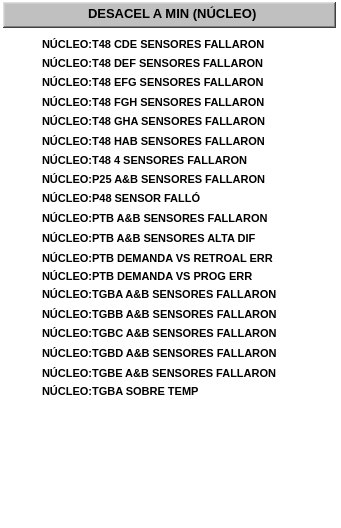
  <widget class="QFrame" name="fr_2">
   <property name="geometry">
    <rect>
     <x>344</x>
     <y>53</y>
     <width>341</width>
     <height>528</height>
    </rect>
   </property>
   <property name="styleSheet">
    <string notr="true">background-color: rgba(255, 255, 255, 0);</string>
   </property>
   <property name="frameShape">
    <enum>QFrame::StyledPanel</enum>
   </property>
   <property name="frameShadow">
    <enum>QFrame::Plain</enum>
   </property>
   <property name="lineWidth">
    <number>1</number>
   </property>
   <property name="midLineWidth">
    <number>0</number>
   </property>
   <widget class="QFrame" name="frTitulo_5">
    <property name="geometry">
     <rect>
      <x>3</x>
      <y>2</y>
      <width>333</width>
      <height>26</height>
     </rect>
    </property>
    <property name="styleSheet">
     <string notr="true">background-color: rgb(192, 192, 192);</string>
    </property>
    <property name="frameShape">
     <enum>QFrame::WinPanel</enum>
    </property>
    <property name="frameShadow">
     <enum>QFrame::Raised</enum>
    </property>
    <property name="lineWidth">
     <number>2</number>
    </property>
    <property name="midLineWidth">
     <number>0</number>
    </property>
   </widget>
   <widget class="QLabel" name="lbTitulo_5">
    <property name="geometry">
     <rect>
      <x>88</x>
      <y>5</y>
      <width>181</width>
      <height>16</height>
     </rect>
    </property>
    <property name="font">
     <font>
      <pointsize>10</pointsize>
      <weight>75</weight>
      <bold>true</bold>
     </font>
    </property>
    <property name="styleSheet">
     <string notr="true">background-color: rgba(255, 255, 255, 0);</string>
    </property>
    <property name="text">
     <string>DESACEL A MIN (NÚCLEO)</string>
    </property>
   </widget>
   <widget class="QLabel" name="lbTexto_39">
    <property name="geometry">
     <rect>
      <x>42</x>
      <y>36</y>
      <width>281</width>
      <height>16</height>
     </rect>
    </property>
    <property name="font">
     <font>
      <pointsize>8</pointsize>
      <weight>75</weight>
      <bold>true</bold>
     </font>
    </property>
    <property name="styleSheet">
     <string notr="true">background-color: rgba(255, 255, 255, 0);</string>
    </property>
    <property name="text">
     <string>NÚCLEO:T48 CDE SENSORES FALLARON</string>
    </property>
   </widget>
   <widget class="AWMultiObject" name="aLet_39">
    <property name="geometry">
     <rect>
      <x>13</x>
      <y>29</y>
      <width>25</width>
      <height>31</height>
     </rect>
    </property>
    <property name="ElementType">
     <enum>AWMultiObject::CIRLED</enum>
    </property>
    <property name="OnColor">
     <enum>AWMultiObject::Grey</enum>
    </property>
    <property name="OffColor">
     <enum>AWMultiObject::Grey</enum>
    </property>
   </widget>
   <widget class="QLabel" name="lbTexto_40">
    <property name="geometry">
     <rect>
      <x>42</x>
      <y>55</y>
      <width>281</width>
      <height>16</height>
     </rect>
    </property>
    <property name="font">
     <font>
      <pointsize>8</pointsize>
      <weight>75</weight>
      <bold>true</bold>
     </font>
    </property>
    <property name="styleSheet">
     <string notr="true">background-color: rgba(255, 255, 255, 0);</string>
    </property>
    <property name="text">
     <string>NÚCLEO:T48 DEF SENSORES FALLARON</string>
    </property>
   </widget>
   <widget class="AWMultiObject" name="aLet_40">
    <property name="geometry">
     <rect>
      <x>13</x>
      <y>48</y>
      <width>25</width>
      <height>31</height>
     </rect>
    </property>
    <property name="ElementType">
     <enum>AWMultiObject::CIRLED</enum>
    </property>
    <property name="OnColor">
     <enum>AWMultiObject::Grey</enum>
    </property>
    <property name="OffColor">
     <enum>AWMultiObject::Grey</enum>
    </property>
   </widget>
   <widget class="QLabel" name="lbTexto_41">
    <property name="geometry">
     <rect>
      <x>42</x>
      <y>74</y>
      <width>281</width>
      <height>16</height>
     </rect>
    </property>
    <property name="font">
     <font>
      <pointsize>8</pointsize>
      <weight>75</weight>
      <bold>true</bold>
     </font>
    </property>
    <property name="styleSheet">
     <string notr="true">background-color: rgba(255, 255, 255, 0);</string>
    </property>
    <property name="text">
     <string>NÚCLEO:T48 EFG SENSORES FALLARON</string>
    </property>
   </widget>
   <widget class="AWMultiObject" name="aLet_41">
    <property name="geometry">
     <rect>
      <x>13</x>
      <y>68</y>
      <width>25</width>
      <height>31</height>
     </rect>
    </property>
    <property name="ElementType">
     <enum>AWMultiObject::CIRLED</enum>
    </property>
    <property name="OnColor">
     <enum>AWMultiObject::Grey</enum>
    </property>
    <property name="OffColor">
     <enum>AWMultiObject::Grey</enum>
    </property>
   </widget>
   <widget class="QLabel" name="lbTexto_42">
    <property name="geometry">
     <rect>
      <x>42</x>
      <y>94</y>
      <width>281</width>
      <height>16</height>
     </rect>
    </property>
    <property name="font">
     <font>
      <pointsize>8</pointsize>
      <weight>75</weight>
      <bold>true</bold>
     </font>
    </property>
    <property name="styleSheet">
     <string notr="true">background-color: rgba(255, 255, 255, 0);</string>
    </property>
    <property name="text">
     <string>NÚCLEO:T48 FGH SENSORES FALLARON</string>
    </property>
   </widget>
   <widget class="AWMultiObject" name="aLet_42">
    <property name="geometry">
     <rect>
      <x>13</x>
      <y>86</y>
      <width>25</width>
      <height>31</height>
     </rect>
    </property>
    <property name="ElementType">
     <enum>AWMultiObject::CIRLED</enum>
    </property>
    <property name="OnColor">
     <enum>AWMultiObject::Grey</enum>
    </property>
    <property name="OffColor">
     <enum>AWMultiObject::Grey</enum>
    </property>
   </widget>
   <widget class="AWMultiObject" name="aLet_43">
    <property name="geometry">
     <rect>
      <x>13</x>
      <y>106</y>
      <width>25</width>
      <height>31</height>
     </rect>
    </property>
    <property name="ElementType">
     <enum>AWMultiObject::CIRLED</enum>
    </property>
    <property name="OnColor">
     <enum>AWMultiObject::Grey</enum>
    </property>
    <property name="OffColor">
     <enum>AWMultiObject::Grey</enum>
    </property>
   </widget>
   <widget class="QLabel" name="lbTexto_43">
    <property name="geometry">
     <rect>
      <x>42</x>
      <y>113</y>
      <width>281</width>
      <height>16</height>
     </rect>
    </property>
    <property name="font">
     <font>
      <pointsize>8</pointsize>
      <weight>75</weight>
      <bold>true</bold>
     </font>
    </property>
    <property name="styleSheet">
     <string notr="true">background-color: rgba(255, 255, 255, 0);</string>
    </property>
    <property name="text">
     <string>NÚCLEO:T48 GHA SENSORES FALLARON</string>
    </property>
   </widget>
   <widget class="AWMultiObject" name="aLet_44">
    <property name="geometry">
     <rect>
      <x>13</x>
      <y>126</y>
      <width>25</width>
      <height>31</height>
     </rect>
    </property>
    <property name="ElementType">
     <enum>AWMultiObject::CIRLED</enum>
    </property>
    <property name="OnColor">
     <enum>AWMultiObject::Grey</enum>
    </property>
    <property name="OffColor">
     <enum>AWMultiObject::Grey</enum>
    </property>
   </widget>
   <widget class="QLabel" name="lbTexto_44">
    <property name="geometry">
     <rect>
      <x>42</x>
      <y>133</y>
      <width>281</width>
      <height>16</height>
     </rect>
    </property>
    <property name="font">
     <font>
      <pointsize>8</pointsize>
      <weight>75</weight>
      <bold>true</bold>
     </font>
    </property>
    <property name="styleSheet">
     <string notr="true">background-color: rgba(255, 255, 255, 0);</string>
    </property>
    <property name="text">
     <string>NÚCLEO:T48 HAB SENSORES FALLARON</string>
    </property>
   </widget>
   <widget class="QLabel" name="lbTexto_45">
    <property name="geometry">
     <rect>
      <x>42</x>
      <y>152</y>
      <width>281</width>
      <height>16</height>
     </rect>
    </property>
    <property name="font">
     <font>
      <pointsize>8</pointsize>
      <weight>75</weight>
      <bold>true</bold>
     </font>
    </property>
    <property name="styleSheet">
     <string notr="true">background-color: rgba(255, 255, 255, 0);</string>
    </property>
    <property name="text">
     <string>NÚCLEO:T48 4 SENSORES FALLARON</string>
    </property>
   </widget>
   <widget class="AWMultiObject" name="aLet_45">
    <property name="geometry">
     <rect>
      <x>13</x>
      <y>145</y>
      <width>25</width>
      <height>31</height>
     </rect>
    </property>
    <property name="ElementType">
     <enum>AWMultiObject::CIRLED</enum>
    </property>
    <property name="OnColor">
     <enum>AWMultiObject::Grey</enum>
    </property>
    <property name="OffColor">
     <enum>AWMultiObject::Grey</enum>
    </property>
   </widget>
   <widget class="AWMultiObject" name="aLet_46">
    <property name="geometry">
     <rect>
      <x>13</x>
      <y>165</y>
      <width>25</width>
      <height>31</height>
     </rect>
    </property>
    <property name="ElementType">
     <enum>AWMultiObject::CIRLED</enum>
    </property>
    <property name="OnColor">
     <enum>AWMultiObject::Grey</enum>
    </property>
    <property name="OffColor">
     <enum>AWMultiObject::Grey</enum>
    </property>
   </widget>
   <widget class="QLabel" name="lbTexto_46">
    <property name="geometry">
     <rect>
      <x>42</x>
      <y>171</y>
      <width>281</width>
      <height>16</height>
     </rect>
    </property>
    <property name="font">
     <font>
      <pointsize>8</pointsize>
      <weight>75</weight>
      <bold>true</bold>
     </font>
    </property>
    <property name="styleSheet">
     <string notr="true">background-color: rgba(255, 255, 255, 0);</string>
    </property>
    <property name="text">
     <string>NÚCLEO:P25 A&amp;B SENSORES FALLARON</string>
    </property>
   </widget>
   <widget class="AWMultiObject" name="aLet_47">
    <property name="geometry">
     <rect>
      <x>13</x>
      <y>183</y>
      <width>25</width>
      <height>31</height>
     </rect>
    </property>
    <property name="ElementType">
     <enum>AWMultiObject::CIRLED</enum>
    </property>
    <property name="OnColor">
     <enum>AWMultiObject::Grey</enum>
    </property>
    <property name="OffColor">
     <enum>AWMultiObject::Grey</enum>
    </property>
   </widget>
   <widget class="QLabel" name="lbTexto_47">
    <property name="geometry">
     <rect>
      <x>42</x>
      <y>190</y>
      <width>281</width>
      <height>16</height>
     </rect>
    </property>
    <property name="font">
     <font>
      <pointsize>8</pointsize>
      <weight>75</weight>
      <bold>true</bold>
     </font>
    </property>
    <property name="styleSheet">
     <string notr="true">background-color: rgba(255, 255, 255, 0);</string>
    </property>
    <property name="text">
     <string>NÚCLEO:P48 SENSOR FALLÓ</string>
    </property>
   </widget>
   <widget class="QLabel" name="lbTexto_48">
    <property name="geometry">
     <rect>
      <x>42</x>
      <y>210</y>
      <width>281</width>
      <height>16</height>
     </rect>
    </property>
    <property name="font">
     <font>
      <pointsize>8</pointsize>
      <weight>75</weight>
      <bold>true</bold>
     </font>
    </property>
    <property name="styleSheet">
     <string notr="true">background-color: rgba(255, 255, 255, 0);</string>
    </property>
    <property name="text">
     <string>NÚCLEO:PTB A&amp;B SENSORES FALLARON</string>
    </property>
   </widget>
   <widget class="AWMultiObject" name="aLet_48">
    <property name="geometry">
     <rect>
      <x>13</x>
      <y>205</y>
      <width>25</width>
      <height>31</height>
     </rect>
    </property>
    <property name="ElementType">
     <enum>AWMultiObject::CIRLED</enum>
    </property>
    <property name="OnColor">
     <enum>AWMultiObject::Grey</enum>
    </property>
    <property name="OffColor">
     <enum>AWMultiObject::Grey</enum>
    </property>
   </widget>
   <widget class="QLabel" name="lbTexto_49">
    <property name="geometry">
     <rect>
      <x>42</x>
      <y>230</y>
      <width>281</width>
      <height>16</height>
     </rect>
    </property>
    <property name="font">
     <font>
      <pointsize>8</pointsize>
      <weight>75</weight>
      <bold>true</bold>
     </font>
    </property>
    <property name="styleSheet">
     <string notr="true">background-color: rgba(255, 255, 255, 0);</string>
    </property>
    <property name="text">
     <string>NÚCLEO:PTB A&amp;B SENSORES ALTA DIF</string>
    </property>
   </widget>
   <widget class="AWMultiObject" name="aLet_49">
    <property name="geometry">
     <rect>
      <x>13</x>
      <y>223</y>
      <width>25</width>
      <height>31</height>
     </rect>
    </property>
    <property name="ElementType">
     <enum>AWMultiObject::CIRLED</enum>
    </property>
    <property name="OnColor">
     <enum>AWMultiObject::Grey</enum>
    </property>
    <property name="OffColor">
     <enum>AWMultiObject::Grey</enum>
    </property>
   </widget>
   <widget class="AWMultiObject" name="aLet_50">
    <property name="geometry">
     <rect>
      <x>13</x>
      <y>241</y>
      <width>25</width>
      <height>31</height>
     </rect>
    </property>
    <property name="ElementType">
     <enum>AWMultiObject::CIRLED</enum>
    </property>
    <property name="OnColor">
     <enum>AWMultiObject::Grey</enum>
    </property>
    <property name="OffColor">
     <enum>AWMultiObject::Grey</enum>
    </property>
   </widget>
   <widget class="QLabel" name="lbTexto_50">
    <property name="geometry">
     <rect>
      <x>42</x>
      <y>250</y>
      <width>281</width>
      <height>16</height>
     </rect>
    </property>
    <property name="font">
     <font>
      <pointsize>8</pointsize>
      <weight>75</weight>
      <bold>true</bold>
     </font>
    </property>
    <property name="styleSheet">
     <string notr="true">background-color: rgba(255, 255, 255, 0);</string>
    </property>
    <property name="text">
     <string>NÚCLEO:PTB DEMANDA VS RETROAL ERR</string>
    </property>
   </widget>
   <widget class="QLabel" name="lbTexto_51">
    <property name="geometry">
     <rect>
      <x>42</x>
      <y>268</y>
      <width>281</width>
      <height>16</height>
     </rect>
    </property>
    <property name="font">
     <font>
      <pointsize>8</pointsize>
      <weight>75</weight>
      <bold>true</bold>
     </font>
    </property>
    <property name="styleSheet">
     <string notr="true">background-color: rgba(255, 255, 255, 0);</string>
    </property>
    <property name="text">
     <string>NÚCLEO:PTB DEMANDA VS PROG ERR</string>
    </property>
   </widget>
   <widget class="AWMultiObject" name="aLet_51">
    <property name="geometry">
     <rect>
      <x>13</x>
      <y>260</y>
      <width>25</width>
      <height>31</height>
     </rect>
    </property>
    <property name="ElementType">
     <enum>AWMultiObject::CIRLED</enum>
    </property>
    <property name="OnColor">
     <enum>AWMultiObject::Grey</enum>
    </property>
    <property name="OffColor">
     <enum>AWMultiObject::Grey</enum>
    </property>
   </widget>
   <widget class="AWMultiObject" name="aLet_52">
    <property name="geometry">
     <rect>
      <x>13</x>
      <y>280</y>
      <width>25</width>
      <height>31</height>
     </rect>
    </property>
    <property name="ElementType">
     <enum>AWMultiObject::CIRLED</enum>
    </property>
    <property name="OnColor">
     <enum>AWMultiObject::Grey</enum>
    </property>
    <property name="OffColor">
     <enum>AWMultiObject::Grey</enum>
    </property>
   </widget>
   <widget class="QLabel" name="lbTexto_52">
    <property name="geometry">
     <rect>
      <x>42</x>
      <y>286</y>
      <width>281</width>
      <height>16</height>
     </rect>
    </property>
    <property name="font">
     <font>
      <pointsize>8</pointsize>
      <weight>75</weight>
      <bold>true</bold>
     </font>
    </property>
    <property name="styleSheet">
     <string notr="true">background-color: rgba(255, 255, 255, 0);</string>
    </property>
    <property name="text">
     <string>NÚCLEO:TGBA A&amp;B SENSORES FALLARON</string>
    </property>
   </widget>
   <widget class="QLabel" name="lbTexto_53">
    <property name="geometry">
     <rect>
      <x>42</x>
      <y>306</y>
      <width>281</width>
      <height>16</height>
     </rect>
    </property>
    <property name="font">
     <font>
      <pointsize>8</pointsize>
      <weight>75</weight>
      <bold>true</bold>
     </font>
    </property>
    <property name="styleSheet">
     <string notr="true">background-color: rgba(255, 255, 255, 0);</string>
    </property>
    <property name="text">
     <string>NÚCLEO:TGBB A&amp;B SENSORES FALLARON</string>
    </property>
   </widget>
   <widget class="AWMultiObject" name="aLet_53">
    <property name="geometry">
     <rect>
      <x>13</x>
      <y>300</y>
      <width>25</width>
      <height>31</height>
     </rect>
    </property>
    <property name="ElementType">
     <enum>AWMultiObject::CIRLED</enum>
    </property>
    <property name="OnColor">
     <enum>AWMultiObject::Grey</enum>
    </property>
    <property name="OffColor">
     <enum>AWMultiObject::Grey</enum>
    </property>
   </widget>
   <widget class="AWMultiObject" name="aLet_54">
    <property name="geometry">
     <rect>
      <x>13</x>
      <y>320</y>
      <width>25</width>
      <height>31</height>
     </rect>
    </property>
    <property name="ElementType">
     <enum>AWMultiObject::CIRLED</enum>
    </property>
    <property name="OnColor">
     <enum>AWMultiObject::Grey</enum>
    </property>
    <property name="OffColor">
     <enum>AWMultiObject::Grey</enum>
    </property>
   </widget>
   <widget class="QLabel" name="lbTexto_54">
    <property name="geometry">
     <rect>
      <x>42</x>
      <y>325</y>
      <width>281</width>
      <height>16</height>
     </rect>
    </property>
    <property name="font">
     <font>
      <pointsize>8</pointsize>
      <weight>75</weight>
      <bold>true</bold>
     </font>
    </property>
    <property name="styleSheet">
     <string notr="true">background-color: rgba(255, 255, 255, 0);</string>
    </property>
    <property name="text">
     <string>NÚCLEO:TGBC A&amp;B SENSORES FALLARON</string>
    </property>
   </widget>
   <widget class="AWMultiObject" name="aLet_55">
    <property name="geometry">
     <rect>
      <x>13</x>
      <y>338</y>
      <width>25</width>
      <height>31</height>
     </rect>
    </property>
    <property name="ElementType">
     <enum>AWMultiObject::CIRLED</enum>
    </property>
    <property name="OnColor">
     <enum>AWMultiObject::Grey</enum>
    </property>
    <property name="OffColor">
     <enum>AWMultiObject::Grey</enum>
    </property>
   </widget>
   <widget class="QLabel" name="lbTexto_55">
    <property name="geometry">
     <rect>
      <x>42</x>
      <y>345</y>
      <width>281</width>
      <height>16</height>
     </rect>
    </property>
    <property name="font">
     <font>
      <pointsize>8</pointsize>
      <weight>75</weight>
      <bold>true</bold>
     </font>
    </property>
    <property name="styleSheet">
     <string notr="true">background-color: rgba(255, 255, 255, 0);</string>
    </property>
    <property name="text">
     <string>NÚCLEO:TGBD A&amp;B SENSORES FALLARON</string>
    </property>
   </widget>
   <widget class="AWMultiObject" name="aLet_56">
    <property name="geometry">
     <rect>
      <x>13</x>
      <y>356</y>
      <width>25</width>
      <height>31</height>
     </rect>
    </property>
    <property name="ElementType">
     <enum>AWMultiObject::CIRLED</enum>
    </property>
    <property name="OnColor">
     <enum>AWMultiObject::Grey</enum>
    </property>
    <property name="OffColor">
     <enum>AWMultiObject::Grey</enum>
    </property>
   </widget>
   <widget class="QLabel" name="lbTexto_56">
    <property name="geometry">
     <rect>
      <x>42</x>
      <y>365</y>
      <width>281</width>
      <height>16</height>
     </rect>
    </property>
    <property name="font">
     <font>
      <pointsize>8</pointsize>
      <weight>75</weight>
      <bold>true</bold>
     </font>
    </property>
    <property name="styleSheet">
     <string notr="true">background-color: rgba(255, 255, 255, 0);</string>
    </property>
    <property name="text">
     <string>NÚCLEO:TGBE A&amp;B SENSORES FALLARON</string>
    </property>
   </widget>
   <widget class="AWMultiObject" name="aLet_57">
    <property name="geometry">
     <rect>
      <x>13</x>
      <y>378</y>
      <width>25</width>
      <height>31</height>
     </rect>
    </property>
    <property name="ElementType">
     <enum>AWMultiObject::CIRLED</enum>
    </property>
    <property name="OnColor">
     <enum>AWMultiObject::Grey</enum>
    </property>
    <property name="OffColor">
     <enum>AWMultiObject::Grey</enum>
    </property>
   </widget>
   <widget class="QLabel" name="lbTexto_57">
    <property name="geometry">
     <rect>
      <x>42</x>
      <y>383</y>
      <width>281</width>
      <height>16</height>
     </rect>
    </property>
    <property name="font">
     <font>
      <pointsize>8</pointsize>
      <weight>75</weight>
      <bold>true</bold>
     </font>
    </property>
    <property name="styleSheet">
     <string notr="true">background-color: rgba(255, 255, 255, 0);</string>
    </property>
    <property name="text">
     <string>NÚCLEO:TGBA SOBRE TEMP</string>
    </property>
   </widget>
  </widget>
